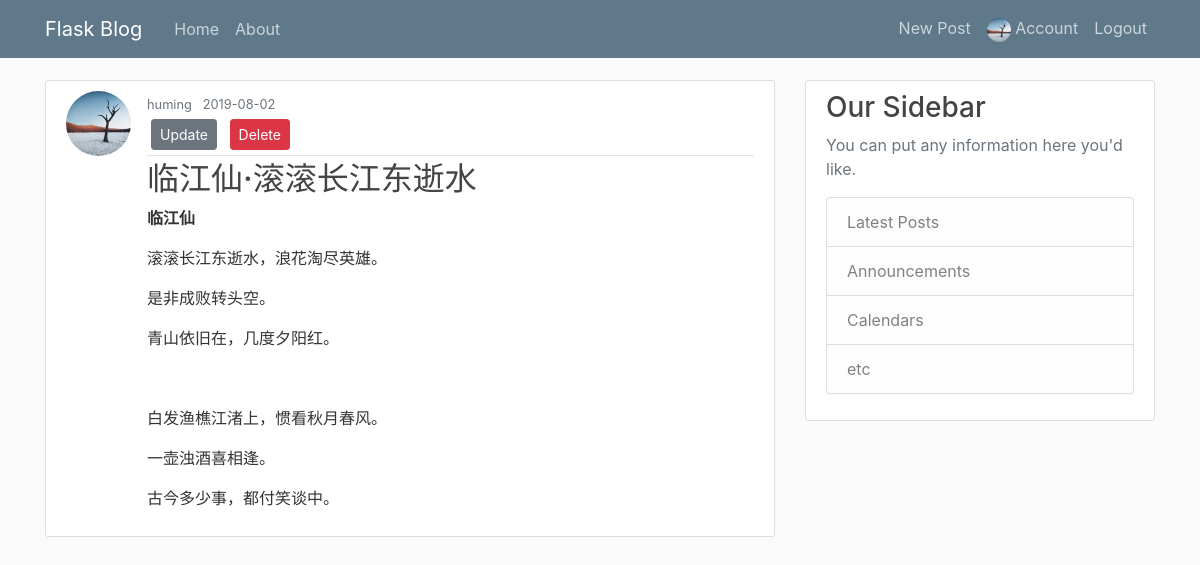
The app's page /post/1 (signed in) with its own data.
### galaxy/models/user.py (models this page shows, shortened)
class User(db.Model, UserMixin):
    id = db.Column(db.Integer, primary_key=True)
    username = db.Column(db.String(20), unique=True, nullable=False)
    email = db.Column(db.String(120), unique=True, nullable=False)
    image_file = db.Column(db.String(20), nullable=False, default='default.jpg')
    password = db.Column(db.String(60), nullable=False)
    posts = db.relationship('Post', backref='author', lazy=True)

### galaxy/models/post.py (models this page shows, shortened)
class Post(db.Model):
    id = db.Column(db.Integer, primary_key=True)
    title = db.Column(db.String(100), nullable=False)
    date_posted = db.Column(db.DateTime, nullable=False, default=datetime.now)
    content = db.Column(db.Text, nullable=False)
    user_id = db.Column(db.Integer, db.ForeignKey('user.id'), nullable=False)

### galaxy/routes/post.py (the view)
@post.route('/post/<int:post_id>', methods=['GET'])
def single_post(post_id):
    p = Post.query.get_or_404(post_id)
    return render_template('views/post.html', title=p.title, post=p)

### galaxy/models/user.py (called while the page is built)
@login_manager.user_loader
def load_user(user_id):
    return User.query.get(int(user_id))

### galaxy/templates/views/post.html (shortened to what this page needs)
{% extends 'layout/base_layout.html' %}
{% block content %}
    <article class="media content-section">
        <img alt="img" class="rounded-circle article-img" src={{ url_for('static', filename='profile_pics/{}'.format(post.author.image_file)) }}>
        <div class="media-body">
            <div class="article-metadata">
                <small class="text-muted">{{ post.author.username }} &nbsp; {{ post.date_posted.strftime('%Y-%m-%d') }}</small>
                {% if post.author == current_user %}
                    <div>
                        <a class="btn btn-secondary btn-sm m-1" href={{ url_for('post.update_post', post_id=post.id) }}>Update</a>
                        <button type="button" class="btn btn-danger btn-sm m-1" data-toggle="modal" data-target="#deleteModal">Delete</button>
                    </div>
                {% endif %}
            </div>
            <h2>{{ post.title }}</h2>
            <div class="article-content">{{ post.content | safe }}</div>
        </div>
    </article>
{% endblock %}

### galaxy/templates/layout/base_layout.html (shortened to what this page needs)
<!DOCTYPE html>
<html lang="en">
<head>
    {% block head %}
        <link rel="stylesheet"
              href="https://stackpath.bootstrapcdn.com/bootstrap/4.3.1/css/bootstrap.min.css"
>
        <link rel="stylesheet" href="{{ url_for('static', filename='css/style.css') }}" />
    {% endblock %}
</head>
<body>
     <header class="site-header">
      <nav class="navbar navbar-expand-md navbar-dark bg-steel fixed-top">
        <div class="container">
          <a class="navbar-brand mr-4" href="/">Flask Blog</a>
          <div class="collapse navbar-collapse" id="navbarToggle">
            <div class="navbar-nav mr-auto">
              <a class="nav-item nav-link" href="{{ url_for('main.home') }}">Home</a>
              <a class="nav-item nav-link" href="{{ url_for('main.about') }}">About</a>
            </div>
            <div class="navbar-nav">
              {% if current_user.is_authenticated %}
                <a class="nav-item nav-link" href="{{ url_for('post.new_post') }}">New Post</a>
                <a class="nav-item nav-link" href="{{ url_for('user.account') }}">
                    <img width="24" class="rounded-circle" src="{{ url_for('static', filename='profile_pics/{}'.format(current_user.image_file))}}" alt="">
                    Account
                </a>
                <a class="nav-item nav-link" href="{{ url_for('user.logout') }}">Logout</a>
              {% else %}
                <a class="nav-item nav-link" href="{{ url_for('user.login') }}">Login</a>
                <a class="nav-item nav-link" href="{{ url_for('user.register') }}">Register</a>
              {% endif %}
            </div>
          </div>
        </div>
      </nav>
    </header>
    <main role="main" class="container">
      <div class="row">
        <div class="col-md-8">
          {% block content %}{% endblock %}
        </div>
        <div class="col-md-4">
          <div class="content-section">
            <h3>Our Sidebar</h3>
            <p class='text-muted'>You can put any information here you'd like.
              <ul class="list-group">
                <li class="list-group-item list-group-item-light">Latest Posts</li>
                <li class="list-group-item list-group-item-light">Announcements</li>
                <li class="list-group-item list-group-item-light">Calendars</li>
                <li class="list-group-item list-group-item-light">etc</li>
              </ul>
            </p>
          </div>
        </div>
      </div>
    </main>
</body>
</html>

### galaxy/static/css/style.css (style rules this page uses)
body { background: #fafafa; color: #333333; margin-top: 5rem; }
h1, h2, h3, h4, h5, h6 { color: #444444; }
.bg-steel { background-color: #5f788a; }
.site-header .navbar-nav .nav-link { color: #cbd5db; }
.content-section { background: #ffffff; padding: 10px 20px; border: 1px solid #dddddd; border-radius: 3px; margin-bottom: 20px; }
.article-img { height: 65px; width: 65px; margin-right: 16px; }
.article-metadata { padding-bottom: 1px; margin-bottom: 4px; border-bottom: 1px solid #e3e3e3 }

### records on screen
User: image_file (picture), author.username "huming"
Post: date_posted "2019-08-02", title "临江仙·滚滚长江东逝水", content "临江仙 滚滚长江东逝水，浪花淘尽英雄。 是非成败转头空。 青山依旧在，几度夕阳红。 白发渔樵江渚上，惯看秋月春风。 一壶浊酒喜相逢。 古今多少事，都付笑谈中。"
